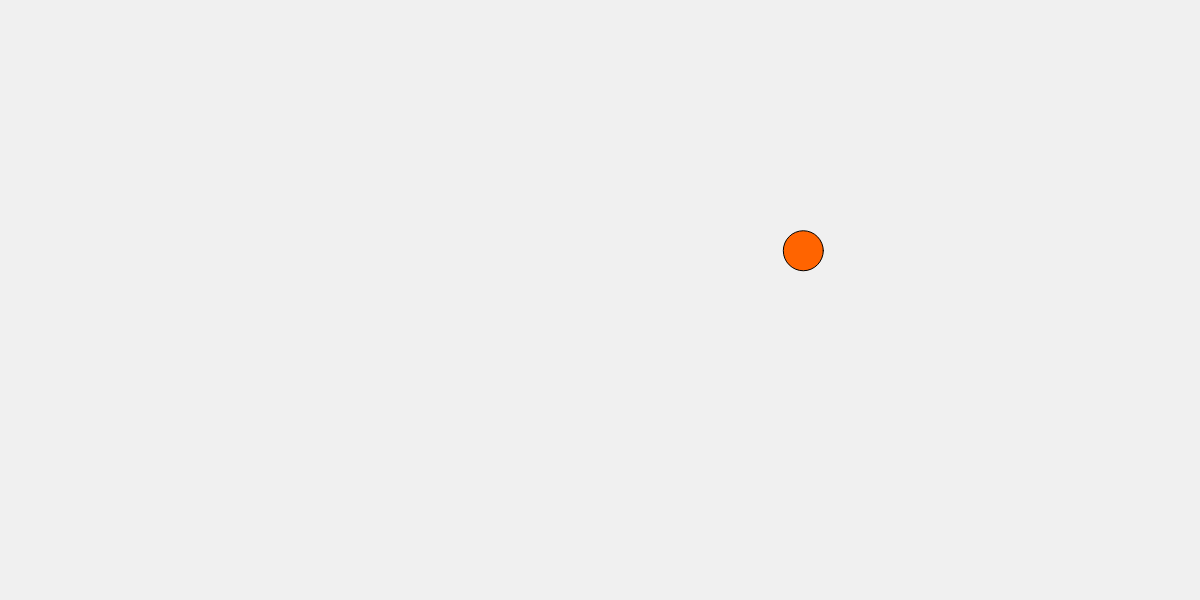
Frame 1 (no input)
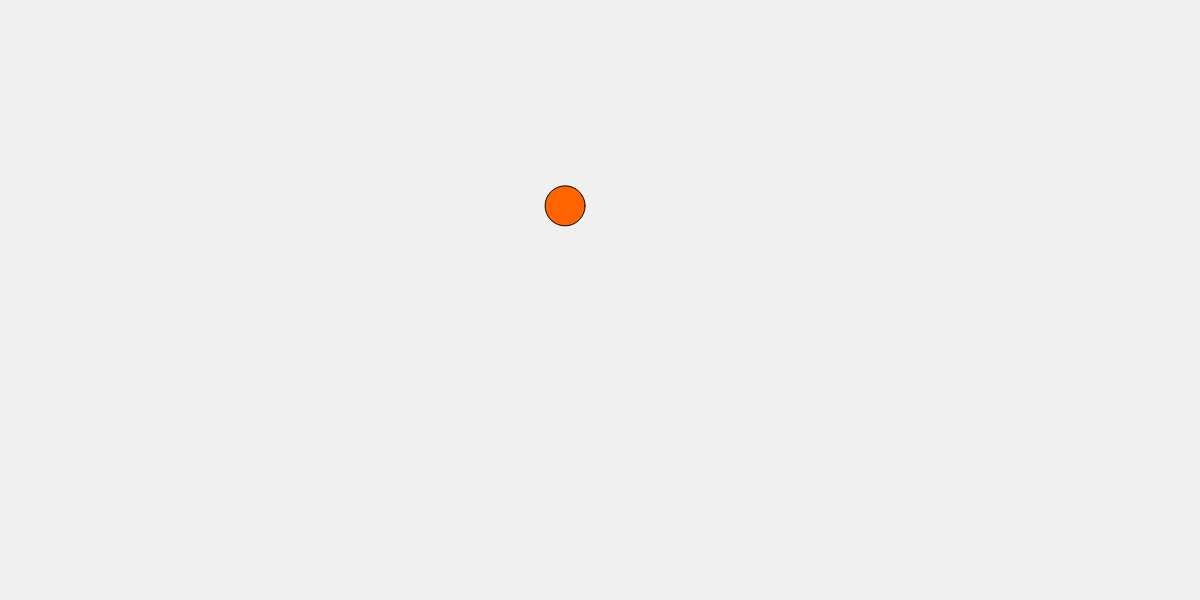
Frame 60 (no input)
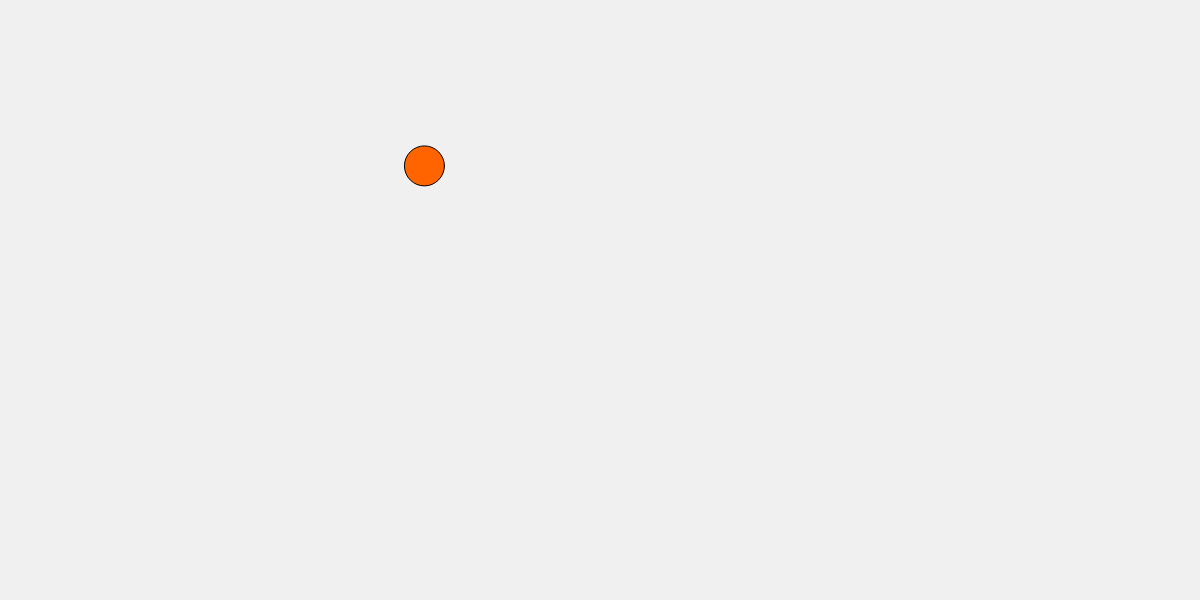
Frame 120 (the mouse pressed at the canvas centre since frame 60)

The p5.js sketch that drew these frames (run headless with seeded random() and noise() and a simulated clock; from frame 60 on, the mouse is pressed at the canvas centre):

// p5.js sketch
// ── sketch.js
var x, y; //hold coordinates of the circle
var count; //value that is slowly incremented to get new noise values
function setup() {
createCanvas(1200, 600);
  count = 0;
  x = 0;
  y = 0;
}

function draw() {
  count +=0.005;
  background(240);
  x = width * noise(count); //x of ellipse within 0 and width
  y = height * noise(count+999999);//y of ellipse within 0 and height. Added a large number to the noise function's parameter so that
                                   //the y coordinate does not have the same value as the x coordinate
  fill(255, 100, 0);
  ellipse(x, y, 40, 40);
}
